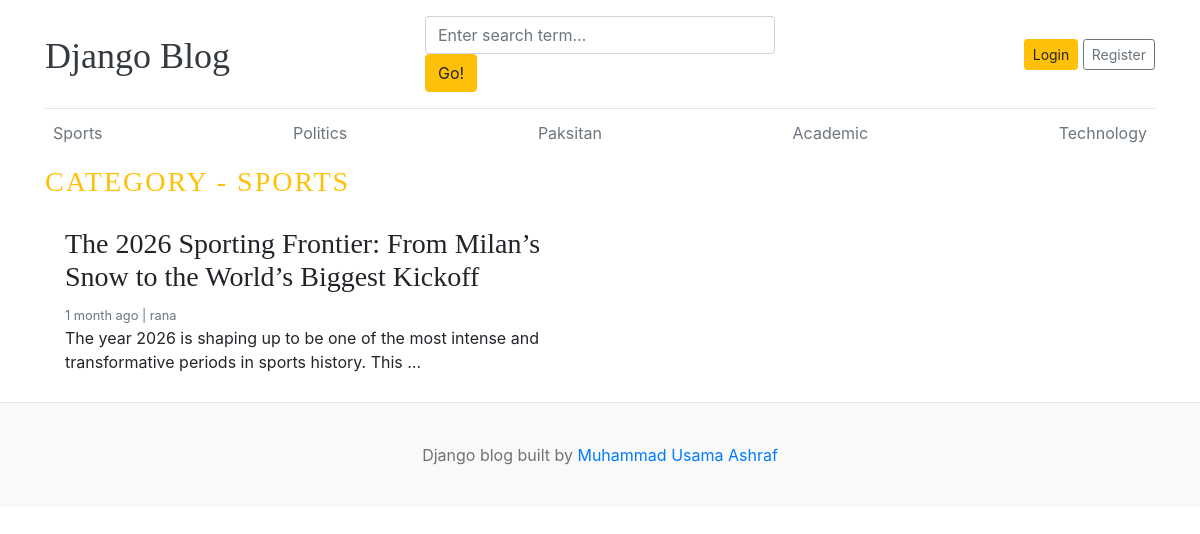
Page /category/1/ on the committed database.
### blogs/models.py (models this page shows, shortened)
class Category(models.Model):
    category_name = models.CharField(max_length=50, unique=True)
    created_at = models.DateTimeField(auto_now_add=True)
    updated_at = models.DateTimeField(auto_now=True)
    class Meta:
        verbose_name_plural = "categories"
    def __str__(self):
        return self.category_name

class Blog(models.Model):
    title = models.CharField(max_length=100)
    slug = models.SlugField(max_length=150, unique=True, blank=True)
    category = models.ForeignKey(Category, on_delete=models.CASCADE)
    author = models.ForeignKey(User, on_delete=models.CASCADE)
    featured_image = models.ImageField(upload_to="uploads/%Y/%m/%d/")
    short_description = models.TextField(max_length=500)
    blog_body = models.TextField(max_length=2000)
    status = models.CharField(max_length=20, choices=STATUS_CHOICES, default="Draft")
    is_featured = models.BooleanField(default=False)
    created_at = models.DateTimeField(auto_now_add=True)
    updated_at = models.DateTimeField(auto_now=True)

### blogs/views.py (the view)
# urls.py: path("<int:category_id>/", views.posts_by_category, name="posts_by_category")
def posts_by_category(request, category_id):
    posts = Blog.objects.filter(status="Published", category=category_id)
    category = get_object_or_404(Category, pk=category_id)
    context = {
        "posts": posts,
        "category": category,
    }
    return render(request, "post_by_category.html", context)

### blogs/context_processors.py (called while the page is built)
def get_categories(request):
    categories = Category.objects.all()
    return dict(categories=categories)

def get_social_links(request):
    links = SocialLinks.objects.all()
    return dict(links=links)

### templates/post_by_category.html
{% extends 'base.html' %}
{% block content %}
    <h3 class="text-uppercase text-warning" style="letter-spacing: 2px;">Category - {{ category }}</h3>
    <div class="row mb-2">
        {% if posts %}
            {% for post in posts %}
                <div class="col-md-6">
                    <div class="card border-0">
                        <div class="card-body">
                            <h3>{{ post.title }}</h3>
                            <small class="mb-1 text-muted">{{ post.created_at|timesince }} ago | {{ post.author }}</small>
                            <p class="card-text">{{ post.short_description | truncatewords:20 }}</p>
                        </div>
                    </div>
                </div>
            {% endfor %}
        {% else %}
            <p class="text-center text-muted">No posts available in this category.</p>
        {% endif %}
    </div>
</div>
{% endblock %}

### templates/base.html (shortened to what this page needs)
{% load static %}
<!DOCTYPE html>
<html lang="en">
    <head>
        <link href="https://getbootstrap.com/docs/4.0/dist/css/bootstrap.min.css"
              rel="stylesheet">
        <link href="{% static 'css/blog.css' %}" rel="stylesheet">
        <link rel="stylesheet"
              href="https://cdnjs.cloudflare.com/ajax/libs/font-awesome/4.7.0/css/font-awesome.min.css">
    </head>
    <body>
        <div class="container">
            <header class="blog-header py-3">
                <div class="row flex-nowrap justify-content-between align-items-center">
                    <div class="col-4 pt-1">
                        <a class="blog-header-logo text-dark" href="/">Django Blog</a>
                    </div>
                    <div class="col-4">
                        <form action="{% url 'search' %}" method="GET">
                            <input class="form-control"
                                   type="text"
                                   name="keyword"
                                   value="{{ keyword }}"
                                   placeholder="Enter search term..."
                                   aria-label="Enter search term..."
                                   aria-describedby="button-search" />
                            <button class="btn btn-warning id=" button-search" type="submit">Go!
                            </button>
                        </form>
                    </div>
                    <div class="col-4 d-flex justify-content-end align-items-center">
                        {% if not user.is_authenticated %}
                            <a class="btn btn-sm btn-warning" href="{% url 'login' %}">Login</a> &nbsp;
                            <a class="btn btn-sm btn-outline-secondary" href="{% url 'register' %}">Register</a>
                        {% endif %}
                    </div>
                </div>
            </header>
            <div class="nav-scroller py-1 mb-2">
                <nav class="nav d-flex justify-content-between">
                    {% for cat in categories %}
                        <a class="p-2 text-muted" href="{% url 'posts_by_category' cat.id %}">{{ cat.category_name }}</a>
                    {% endfor %}
                </nav>
            </div>
            {% block content %}{% endblock %}
            <footer class="blog-footer">
                <p>
                    Django blog built by <a href="https://github.com/oyrana">Muhammad Usama Ashraf</a>
                </p>
            </footer>
        </body>
    </html>

### config/static/css/blog.css (style rules this page uses)
.blog-header { border-bottom: 1px solid #e5e5e5; }
.blog-header-logo { font-family: "Playfair Display", Georgia, "Times New Roman", serif; font-size: 2.25rem; }
h1, h2, h3, h4, h5, h6 { font-family: "Playfair Display", Georgia, "Times New Roman", serif; }
.blog-footer { padding: 2.5rem 0; color: #727272; text-align: center; background-color: #f9f9f9; border-top: .05rem solid #e5e5e5; }
.blog-footer p:last-child { margin-bottom: 0; }

### rows in the picture
Category: category_name "Sports", category_name "SPORTS"
Category: category_name "Politics"
Category: category_name "Paksitan"
Category: category_name "Academic"
Category: category_name "Technology"
Blog: title "The 2026 Sporting Frontier: From Milan’s Snow to the World’s Biggest Kickoff", created_at "1 month", author "rana", short_description "The year 2026 is shaping up to be one of the most intense and transformative periods in sports history. This …"
